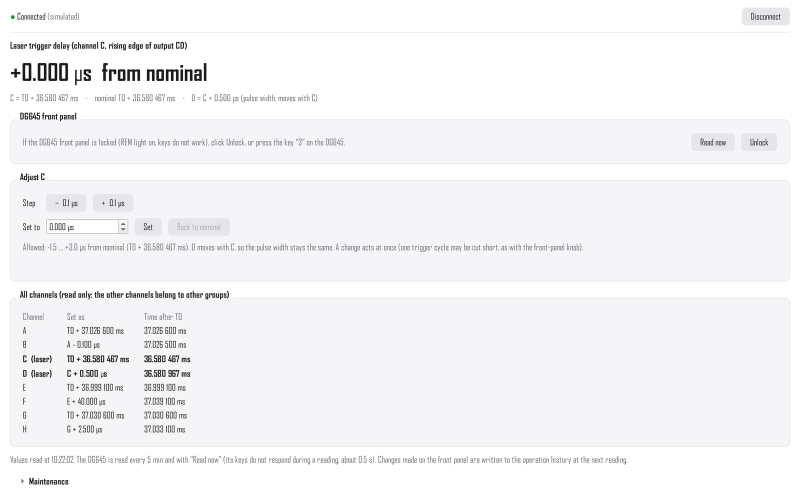
#> input picture manual/images/control_delay.png, 1600 x 988 px (shown at 1/2 size)
$ python make_icon.py ../manual/images/control_delay.png
#> lines starting #> are read from the running program, lines starting #| are printed output that depends on the picture; after the words box and inside, x2 and y2 are one past the last pixel; in counts of white or black regions, pixels touching at a corner belong together
"""Make the program icon from a picture (user 2026-11-25):
src/h2lasercontrol/gui/icon/source.jpg  ->  h2lasercontrol.png (256 px) and h2lasercontrol.ico
(16 … 256 px).

    python tools/make_icon.py [picture]

With a picture given, it is copied to source.jpg first. A non-square picture is cropped to
its centre square. The icon is made brighter and gets rounded corners (settings below).
"""
from __future__ import annotations

import sys
from pathlib import Path

from PIL import Image, ImageDraw, ImageEnhance

ICON_DIR = Path(__file__).resolve().parents[1] / "src" / "h2lasercontrol" / "gui" / "icon"
SOURCE = ICON_DIR / "source.jpg"
SIZES = (16, 20, 24, 32, 40, 48, 64, 128, 256)
BRIGHTNESS, CONTRAST, COLOUR = 1.35, 1.15, 1.25  # 1 = unchanged
CORNER = 0.2  # corner radius as a fraction of the width


def main(argv: list[str]) -> int:
    if argv:
        Image.open(argv[0]).convert("RGB").save(SOURCE, quality=95)
    im = Image.open(SOURCE).convert("RGBA")
    side = min(im.size)
#> side = 988
    left, top = (im.width - side) // 2, (im.height - side) // 2
#> left = 306; top = 0
    im = im.crop((left, top, left + side, top + side)).resize((1024, 1024), Image.LANCZOS)
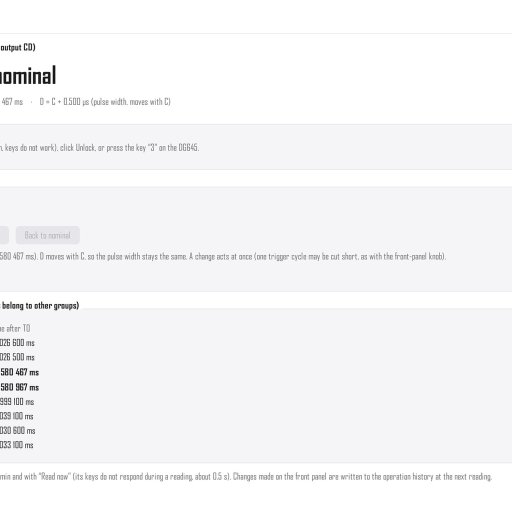
#> im: PIL image 1024x1024 RGBA (shown at 1/2 size); mean R, G, B, A 246.3, 246.3, 247.5, 255
    # brighter, a little more contrast and colour: small icons look dark otherwise (user)
    rgb = im.convert("RGB")
    rgb = ImageEnhance.Brightness(rgb).enhance(BRIGHTNESS)
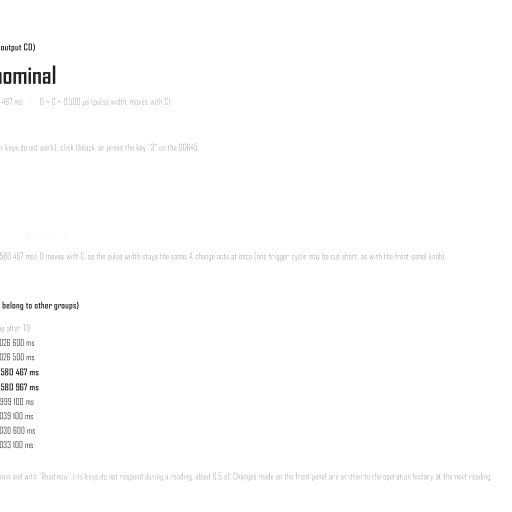
#> rgb: PIL image 1024x1024 RGB (shown at 1/2 size); mean R, G, B 253.5, 253.5, 253.5
    rgb = ImageEnhance.Contrast(rgb).enhance(CONTRAST)
    rgb = ImageEnhance.Color(rgb).enhance(COLOUR)
    # rounded corners (user): transparent outside a rounded square
    mask = Image.new("L", rgb.size, 0)
#> mask: PIL image 1024x1024 L; every value is 0
    ImageDraw.Draw(mask).rounded_rectangle((0, 0, *[v - 1 for v in rgb.size]),
                                           radius=round(rgb.width * CORNER), fill=255)
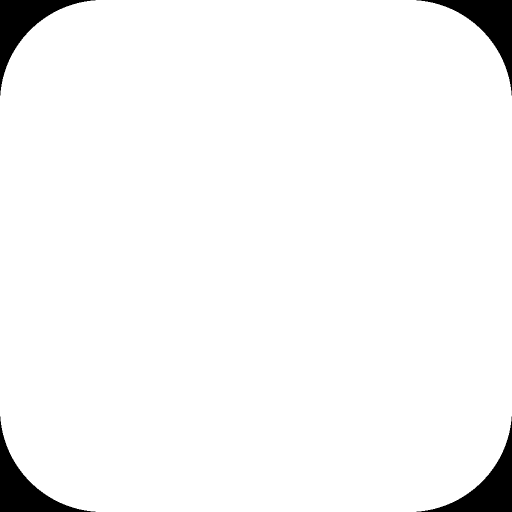
#> mask: PIL image 1024x1024 L (shown at 1/2 size); 96.5% white; 4 black regions, box (x1, y1, x2, y2) and area: (0, 0, 191, 191) 9076, (833, 0, 1024, 191) 9076, (0, 833, 191, 1024) 9076, (833, 833, 1024, 1024) 9076
    im = rgb.convert("RGBA")
    im.putalpha(mask)
    images = [im.resize((s, s), Image.LANCZOS) for s in SIZES]
#> images = 9 items
    images[-1].save(ICON_DIR / "h2lasercontrol.png")
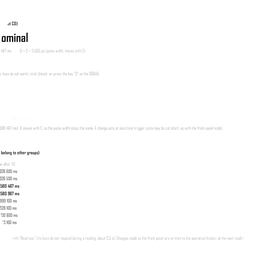
#> saved as h2lasercontrol.png: PIL image 256x256 RGBA; mean R, G, B, A 245.9, 245.9, 246, 246.2; transparent parts drawn white
    images[-1].save(ICON_DIR / "h2lasercontrol.ico", sizes=[(s, s) for s in SIZES],
                    append_images=images[:-1])
    print(f"written {ICON_DIR}")
    return 0


if __name__ == "__main__":
    sys.exit(main(sys.argv[1:]))
#> (the program exits here)

$ run again, on manual/images/control_flip.png
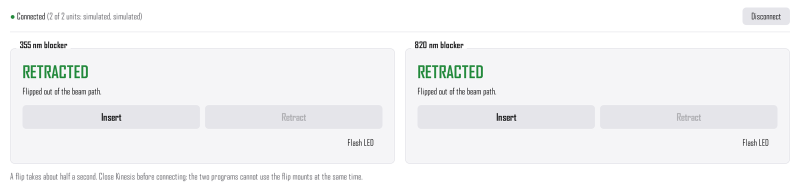
#> input picture manual/images/control_flip.png, 1600 x 381 px (shown at 1/2 size)
#> in main, `rgb = ImageEnhance.Brightness(rgb).enhance(BRIGHTNESS)`:
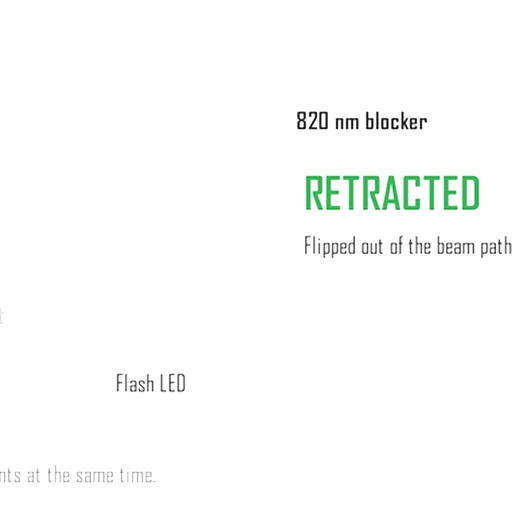
#> rgb: PIL image 1024x1024 RGB (shown at 1/2 size); mean R, G, B 251.3, 252.6, 251.7
#> images = 9 items
#> in main, `images[-1].save(ICON_DIR / "h2lasercontrol.png")`:
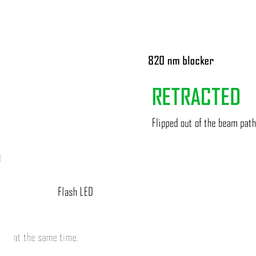
#> saved as h2lasercontrol.png: PIL image 256x256 RGBA; mean R, G, B, A 243.2, 245, 243.6, 246.2; transparent parts drawn white
